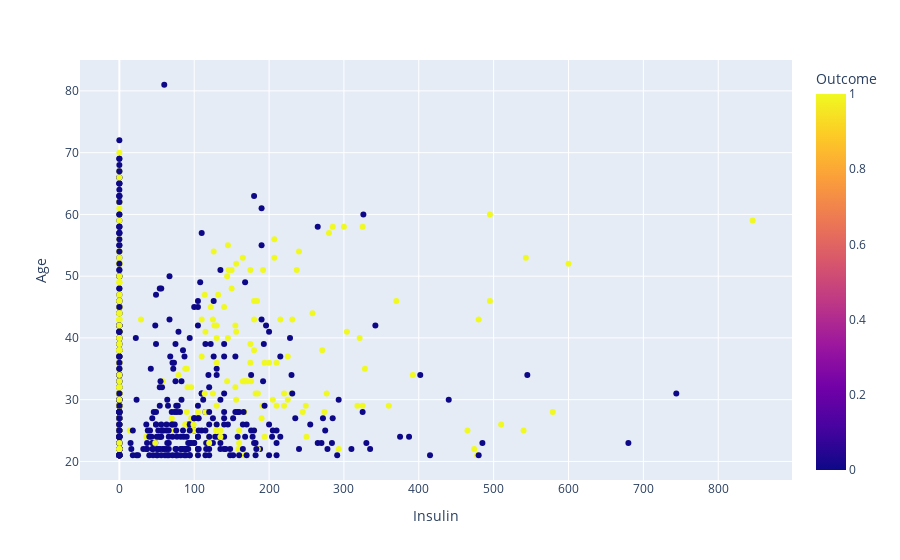

The notebook cell this image was saved under:
### Code cell
px.scatter(
    diagramm,
    y='Age',
    x='Insulin',
    color='Outcome'
)

### Figure 1 — Plotly figure (JSON) as saved in the notebook; plotly's stock layout.template omitted (floating-point values rounded to 4 significant figures; data arrays with more than 128 entries replaced by an {"elided": "..."} marker saying what was removed)
{"data": [{"hovertemplate": "Insulin=%{x}<br>Age=%{y}<br>Outcome=%{marker.color}<extra></extra>", "legendgroup": "", "marker": {"color": {"elided": "768 int values"}, "coloraxis": "coloraxis", "symbol": "circle"}, "mode": "markers", "name": "", "orientation": "v", "showlegend": false, "type": "scatter", "x": {"elided": "768 int values"}, "xaxis": "x", "y": {"elided": "768 int values"}, "yaxis": "y"}], "layout": {"coloraxis": {"colorbar": {"title": {"text": "Outcome"}}, "colorscale": [[0, "#0d0887"], [0.1111, "#46039f"], [0.2222, "#7201a8"], [0.3333, "#9c179e"], [0.4444, "#bd3786"], [0.5556, "#d8576b"], [0.6667, "#ed7953"], [0.7778, "#fb9f3a"], [0.8889, "#fdca26"], [1, "#f0f921"]]}, "legend": {"tracegroupgap": 0}, "margin": {"t": 60}, "xaxis": {"anchor": "y", "domain": [0, 1], "title": {"text": "Insulin"}}, "yaxis": {"anchor": "x", "domain": [0, 1], "title": {"text": "Age"}}}}
